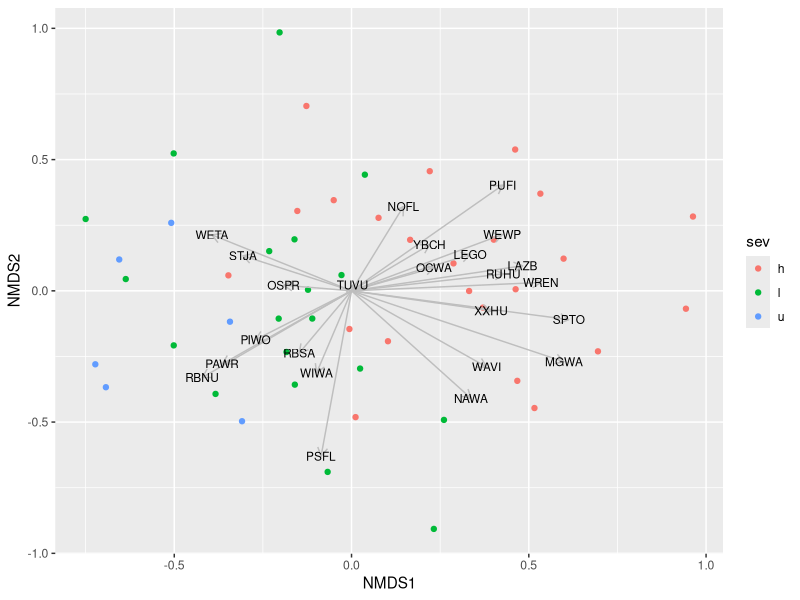

R code for this plot:
## ---- chunk 1
library(tidyverse)
library(dplyr)
library(vegan)
library(cowplot)

# read in data
site_data <- read.csv("data/site_data.csv", header = T)
bird_dat_suppl <- read.csv("data/bird_data_suppl.csv")
bird_dat_count <- read.csv("data/bird_data.csv", header = T) %>% 
  filter(DetectionLocationNm != "O") %>% # removing species outside (O) the stand
  dplyr::select(Point, Count, Spp, DistanceBin) # keeping only relevant columns

# remove duplicate rows (same species detected multiple times in a single plot)
bird_dat_long <- unique(bird_dat_count[ , c(1,3) ]) %>% 
  mutate(pa = 1) %>% 
  rename(site_id = Point) %>% 
  rename(species = Spp)

# Adding additional species detections (outside count)
bird_dat_long <- bind_rows(bird_dat_suppl, bird_dat_long)

# function to turn presence only data to presence-absence:
splist2presabs <- function(data, sites.col, sp.col, keep.n = FALSE) {
  # version 1.1 (7 May 2013)
  # data: a matrix or data frame with your localities and species (each in a different column)
  # sites.col: the name or index number of the column containing the localities
  # sp.col: the name or index number of the column containing the species names or codes
  # keep.n: logical, whether to get in the resulting table the number of times each species appears in each locality; if false (the default), only the presence (1) or absence (0) are recorded

  stopifnot(
    length(sites.col) == 1,
    length(sp.col) == 1,
    sites.col != sp.col,
    sites.col %in% 1 : ncol(data) | sites.col %in% names(data),
    sp.col %in% 1 : ncol(data) | sp.col %in% names(data),
    is.logical(keep.n)
  )

  presabs <- table(data[ , c(sites.col, sp.col)])
  presabs <- as.data.frame(unclass(presabs))
  if (!keep.n)  presabs[presabs > 1] <- 1
  presabs <- data.frame(row.names(presabs), presabs)
  names(presabs)[1] <- names(subset(data, select = sites.col))
  rownames(presabs) <- NULL
  return(presabs)
}  # end splist2presabs function

# executing function and going from wide to long:
bird_dat_pa <- splist2presabs(bird_dat_long, sites.col = 1, sp.col = 2) %>% 
  gather(key = species, value = pa, ACWO:YEWA)

#Add in site data
site_data$site_id <- as.factor(site_data$site_id)
bird_dat <- left_join(bird_dat_pa, site_data, by = "site_id") 
## ---- chunk 2
# convert to wide format for following analysis
bird_matrix1 <- spread(data = bird_dat, key = species, value = pa, fill = 0)

# optional:remove birds with few sightings; not sure this makes much difference
## add columns true/false depending on obs count reaching minimum value
#bird_matrix <- rbind(bird_matrix1[,-c(1:20)], c("colsum", colSums(bird_matrix1[,-c(1:20)]) == 1))
bird_matrix <- bird_matrix1[,-c(1:20)] %>%
  bind_rows(summarise_all(., funs(sum(.)))) # note: if wanting to make a row named total, could have used: funs(if(is.numeric(.)) sum(.) else "Total"
  
## keep only columns where minimum is reached (if subsetting some sites, change row number, here 49)
bird_matrix <- bird_matrix[, (bird_matrix[49, ]) > 1]
## adding back in the site id and removing true/false row (and making sure it's all read in as numeric)
bird_matrix <- cbind(site_id = bird_matrix1[, 1], bird_matrix[-49, ]) %>%
  mutate_if(is.character, as.numeric)

# Make Bray-Curtis (?) dissimilarity matrix
birds_matrix <- as.matrix(bird_matrix[, -c(1:20)])
## ---- chunk 3
#test NMDS method https://stackoverflow.com/questions/14711470/plotting-envfit-vectors-vegan-package-in-ggplot2

library(grid)

# calculate distance for NMDS. 54 nd 28 are weirdly way out there and need to be removed.
NMDS.log<-log1p(birds_matrix[,-1])#[,-c(1:20)])
sol <- metaMDS(NMDS.log)

scrs <- as.data.frame(scores(sol, display = "sites"))
scrs <- cbind(scrs, site_id = bird_matrix$site_id)
scrs <- merge(scrs, site_data, by = "site_id")

vf <- envfit(sol, NMDS.log, perm = 9)

spp.scrs <- as.data.frame(scores(vf, display = "vectors"))
spp.scrs <- cbind(spp.scrs, Species = rownames(spp.scrs))

p <- ggplot(scrs) +
  geom_point(mapping = aes(x = NMDS1, y = NMDS2, colour = sev)) +
#  coord_fixed() + ## need aspect ratio of 1!
  geom_segment(data = spp.scrs,
               aes(x = 0, xend = NMDS1, y = 0, yend = NMDS2),
               arrow = arrow(length = unit(0.25, "cm")), colour = "grey") +
  geom_text(data = spp.scrs, aes(x = NMDS1, y = NMDS2, label = Species),
            size = 3)
p

